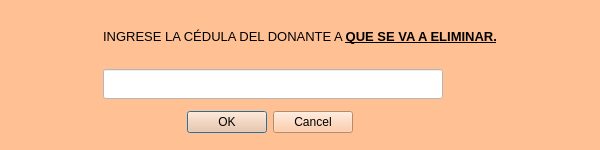
<?xml version="1.0" encoding="UTF-8"?>
<ui version="4.0">
 <class>Dialog</class>
 <widget class="QDialog" name="Dialog">
  <property name="geometry">
   <rect>
    <x>0</x>
    <y>0</y>
    <width>600</width>
    <height>150</height>
   </rect>
  </property>
  <property name="minimumSize">
   <size>
    <width>600</width>
    <height>150</height>
   </size>
  </property>
  <property name="maximumSize">
   <size>
    <width>600</width>
    <height>150</height>
   </size>
  </property>
  <property name="windowTitle">
   <string>Dialog</string>
  </property>
  <property name="styleSheet">
   <string notr="true">background-color: rgb(255, 193, 148);</string>
  </property>
  <layout class="QGridLayout" name="gridLayout">
   <item row="0" column="0">
    <widget class="QLabel" name="label">
     <property name="maximumSize">
      <size>
       <width>1000</width>
       <height>40</height>
      </size>
     </property>
     <property name="text">
      <string>&lt;html&gt;&lt;head/&gt;&lt;body&gt;&lt;p align=&quot;center&quot;&gt;&lt;span style=&quot; font-size:10pt;&quot;&gt;INGRESE LA CÉDULA DEL DONANTE A &lt;/span&gt;&lt;span style=&quot; font-size:10pt; font-weight:600; text-decoration: underline;&quot;&gt;QUE SE VA A ELIMINAR.&lt;/span&gt;&lt;/p&gt;&lt;/body&gt;&lt;/html&gt;</string>
     </property>
    </widget>
   </item>
   <item row="1" column="0">
    <widget class="QLineEdit" name="InputCedula">
     <property name="maximumSize">
      <size>
       <width>340</width>
       <height>30</height>
      </size>
     </property>
     <property name="styleSheet">
      <string notr="true">background-color: rgb(255, 255, 255);</string>
     </property>
    </widget>
   </item>
   <item row="2" column="0">
    <widget class="QDialogButtonBox" name="BotonOkCancel">
     <property name="enabled">
      <bool>true</bool>
     </property>
     <property name="maximumSize">
      <size>
       <width>250</width>
       <height>16777215</height>
      </size>
     </property>
     <property name="orientation">
      <enum>Qt::Horizontal</enum>
     </property>
     <property name="standardButtons">
      <set>QDialogButtonBox::Cancel|QDialogButtonBox::Ok</set>
     </property>
    </widget>
   </item>
  </layout>
 </widget>
 <resources/>
 <connections/>
</ui>
